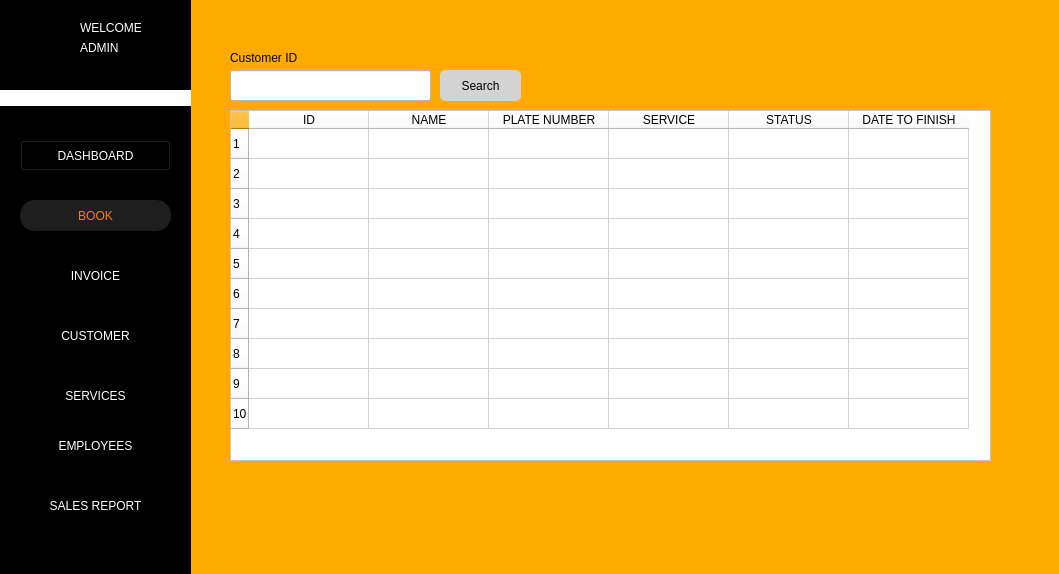
<?xml version="1.0" encoding="UTF-8"?>
<ui version="4.0">
 <class>Form</class>
 <widget class="QWidget" name="Form">
  <property name="geometry">
   <rect>
    <x>0</x>
    <y>0</y>
    <width>1059</width>
    <height>574</height>
   </rect>
  </property>
  <property name="windowTitle">
   <string>Form</string>
  </property>
  <property name="styleSheet">
   <string notr="true">background-color: rgb(255, 170, 0);</string>
  </property>
  <widget class="QPushButton" name="btn_searchcus">
   <property name="geometry">
    <rect>
     <x>440</x>
     <y>70</y>
     <width>81</width>
     <height>31</height>
    </rect>
   </property>
   <property name="styleSheet">
    <string notr="true">color: black;
background-color: lightgrey;
border-radius: 5px;
</string>
   </property>
   <property name="text">
    <string>Search</string>
   </property>
   <property name="icon">
    <iconset>
     <normaloff>img/plus-button.png</normaloff>img/plus-button.png</iconset>
   </property>
  </widget>
  <widget class="QLineEdit" name="txt_customername">
   <property name="geometry">
    <rect>
     <x>230</x>
     <y>70</y>
     <width>201</width>
     <height>31</height>
    </rect>
   </property>
   <property name="styleSheet">
    <string notr="true">background-color: rgb(255, 255, 255);</string>
   </property>
   <property name="clearButtonEnabled">
    <bool>false</bool>
   </property>
  </widget>
  <widget class="QLabel" name="label_104">
   <property name="geometry">
    <rect>
     <x>230</x>
     <y>50</y>
     <width>191</width>
     <height>16</height>
    </rect>
   </property>
   <property name="text">
    <string>Customer ID</string>
   </property>
  </widget>
  <widget class="QTableWidget" name="tbl_bookings">
   <property name="geometry">
    <rect>
     <x>230</x>
     <y>110</y>
     <width>761</width>
     <height>351</height>
    </rect>
   </property>
   <property name="autoFillBackground">
    <bool>false</bool>
   </property>
   <property name="styleSheet">
    <string notr="true">background-color: white</string>
   </property>
   <property name="editTriggers">
    <set>QAbstractItemView::NoEditTriggers</set>
   </property>
   <property name="rowCount">
    <number>10</number>
   </property>
   <attribute name="horizontalHeaderDefaultSectionSize">
    <number>120</number>
   </attribute>
   <row/>
   <row/>
   <row/>
   <row/>
   <row/>
   <row/>
   <row/>
   <row/>
   <row/>
   <row/>
   <column>
    <property name="text">
     <string>ID</string>
    </property>
   </column>
   <column>
    <property name="text">
     <string>NAME</string>
    </property>
   </column>
   <column>
    <property name="text">
     <string>PLATE NUMBER</string>
    </property>
   </column>
   <column>
    <property name="text">
     <string>SERVICE</string>
    </property>
   </column>
   <column>
    <property name="text">
     <string>STATUS</string>
    </property>
   </column>
   <column>
    <property name="text">
     <string>DATE TO FINISH</string>
    </property>
   </column>
  </widget>
  <widget class="QPushButton" name="btn_services">
   <property name="geometry">
    <rect>
     <x>10</x>
     <y>380</y>
     <width>171</width>
     <height>31</height>
    </rect>
   </property>
   <property name="styleSheet">
    <string notr="true">border-style: none;
color: #fff;
color: rgb(255, 255, 255);
background-color: rgb(0, 0, 0);
</string>
   </property>
   <property name="text">
    <string>SERVICES</string>
   </property>
  </widget>
  <widget class="QLabel" name="label_2">
   <property name="geometry">
    <rect>
     <x>0</x>
     <y>90</y>
     <width>191</width>
     <height>16</height>
    </rect>
   </property>
   <property name="styleSheet">
    <string notr="true">background-color: rgb(255, 255, 255);</string>
   </property>
   <property name="text">
    <string/>
   </property>
  </widget>
  <widget class="QLabel" name="label_13">
   <property name="geometry">
    <rect>
     <x>80</x>
     <y>20</y>
     <width>61</width>
     <height>16</height>
    </rect>
   </property>
   <property name="styleSheet">
    <string notr="true">color: rgb(255, 255, 255);
background-color: rgb(0, 0, 0);</string>
   </property>
   <property name="text">
    <string>WELCOME</string>
   </property>
  </widget>
  <widget class="QLabel" name="label_33">
   <property name="geometry">
    <rect>
     <x>20</x>
     <y>20</y>
     <width>41</width>
     <height>41</height>
    </rect>
   </property>
   <property name="styleSheet">
    <string notr="true">border-style: none;
background-color: black;
</string>
   </property>
   <property name="text">
    <string/>
   </property>
   <property name="pixmap">
    <pixmap>../../img/ARMS_LGO(1).png</pixmap>
   </property>
   <property name="scaledContents">
    <bool>true</bool>
   </property>
  </widget>
  <widget class="QPushButton" name="btn_books">
   <property name="geometry">
    <rect>
     <x>20</x>
     <y>200</y>
     <width>151</width>
     <height>31</height>
    </rect>
   </property>
   <property name="styleSheet">
    <string notr="true">border-style: none;
color: #FC8100;
border-radius: 15px;
background-color: #1E1E1E;
</string>
   </property>
   <property name="text">
    <string>BOOK</string>
   </property>
  </widget>
  <widget class="QPushButton" name="btn_customer">
   <property name="geometry">
    <rect>
     <x>20</x>
     <y>320</y>
     <width>151</width>
     <height>31</height>
    </rect>
   </property>
   <property name="styleSheet">
    <string notr="true">border-style: none;
color: #fff;
color: rgb(255, 255, 255);
background-color: rgb(0, 0, 0);
</string>
   </property>
   <property name="text">
    <string>CUSTOMER</string>
   </property>
  </widget>
  <widget class="QLabel" name="txt_admin_name">
   <property name="geometry">
    <rect>
     <x>80</x>
     <y>40</y>
     <width>91</width>
     <height>16</height>
    </rect>
   </property>
   <property name="styleSheet">
    <string notr="true">color: rgb(255, 255, 255);
background-color: rgb(0, 0, 0);
</string>
   </property>
   <property name="text">
    <string>ADMIN</string>
   </property>
  </widget>
  <widget class="QPushButton" name="btn_invoice">
   <property name="geometry">
    <rect>
     <x>20</x>
     <y>260</y>
     <width>151</width>
     <height>31</height>
    </rect>
   </property>
   <property name="styleSheet">
    <string notr="true">border-style: none;
color: rgb(255, 255, 255);
background-color: rgb(0, 0, 0);</string>
   </property>
   <property name="text">
    <string>INVOICE</string>
   </property>
  </widget>
  <widget class="QLabel" name="label">
   <property name="geometry">
    <rect>
     <x>0</x>
     <y>0</y>
     <width>191</width>
     <height>621</height>
    </rect>
   </property>
   <property name="styleSheet">
    <string notr="true">background-color: rgb(0, 0, 0);</string>
   </property>
   <property name="text">
    <string/>
   </property>
  </widget>
  <widget class="QPushButton" name="btn_settings">
   <property name="geometry">
    <rect>
     <x>10</x>
     <y>520</y>
     <width>31</width>
     <height>24</height>
    </rect>
   </property>
   <property name="styleSheet">
    <string notr="true">border-style: none;
background-color: rgb(0, 0, 0);</string>
   </property>
   <property name="text">
    <string/>
   </property>
   <property name="icon">
    <iconset>
     <normaloff>../../img/settingsIM.png</normaloff>../../img/settingsIM.png</iconset>
   </property>
   <property name="iconSize">
    <size>
     <width>20</width>
     <height>20</height>
    </size>
   </property>
  </widget>
  <widget class="QPushButton" name="btn_employees">
   <property name="geometry">
    <rect>
     <x>10</x>
     <y>430</y>
     <width>171</width>
     <height>31</height>
    </rect>
   </property>
   <property name="styleSheet">
    <string notr="true">border-style: none;
color: #fff;

color: rgb(255, 255, 255);
background-color: rgb(0, 0, 0);</string>
   </property>
   <property name="text">
    <string>EMPLOYEES</string>
   </property>
  </widget>
  <widget class="QPushButton" name="btn_dashboard">
   <property name="geometry">
    <rect>
     <x>20</x>
     <y>140</y>
     <width>151</width>
     <height>31</height>
    </rect>
   </property>
   <property name="styleSheet">
    <string notr="true">color: rgb(255, 255, 255);
background-color: rgb(0, 0, 0);
</string>
   </property>
   <property name="text">
    <string>DASHBOARD</string>
   </property>
  </widget>
  <widget class="QPushButton" name="btn_salesrep">
   <property name="geometry">
    <rect>
     <x>10</x>
     <y>490</y>
     <width>171</width>
     <height>31</height>
    </rect>
   </property>
   <property name="styleSheet">
    <string notr="true">border-style: none;
color: #fff;

color: rgb(255, 255, 255);
background-color: rgb(0, 0, 0);</string>
   </property>
   <property name="text">
    <string>SALES REPORT</string>
   </property>
  </widget>
  <zorder>label</zorder>
  <zorder>btn_searchcus</zorder>
  <zorder>txt_customername</zorder>
  <zorder>label_104</zorder>
  <zorder>tbl_bookings</zorder>
  <zorder>btn_services</zorder>
  <zorder>label_2</zorder>
  <zorder>label_13</zorder>
  <zorder>label_33</zorder>
  <zorder>btn_books</zorder>
  <zorder>btn_customer</zorder>
  <zorder>txt_admin_name</zorder>
  <zorder>btn_invoice</zorder>
  <zorder>btn_settings</zorder>
  <zorder>btn_employees</zorder>
  <zorder>btn_dashboard</zorder>
  <zorder>btn_salesrep</zorder>
 </widget>
 <resources/>
 <connections/>
</ui>
